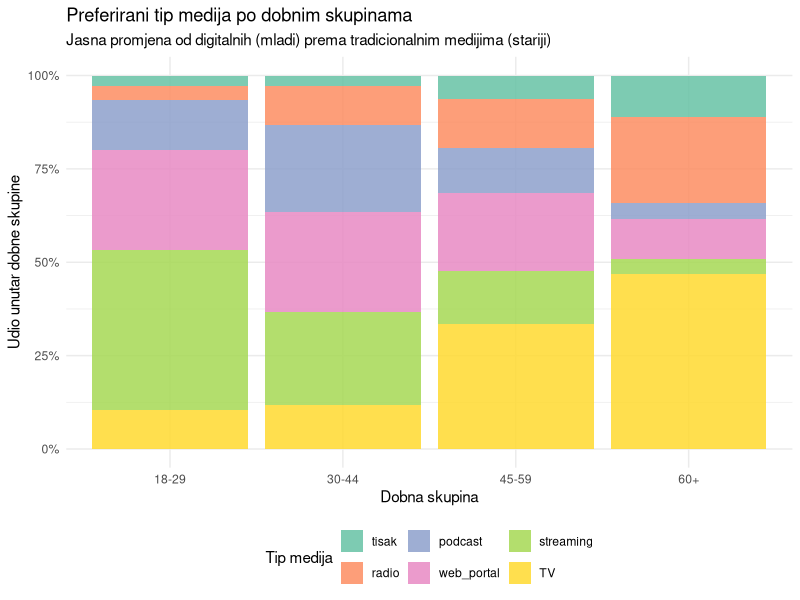
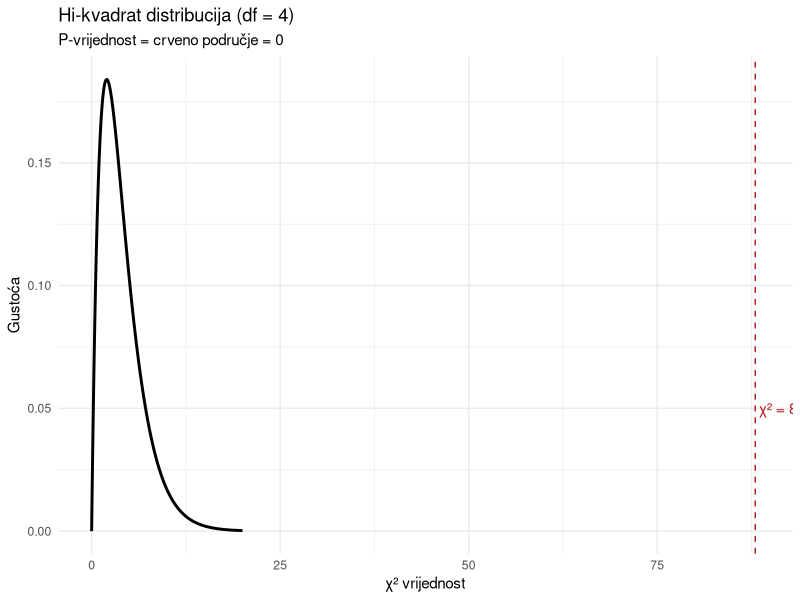
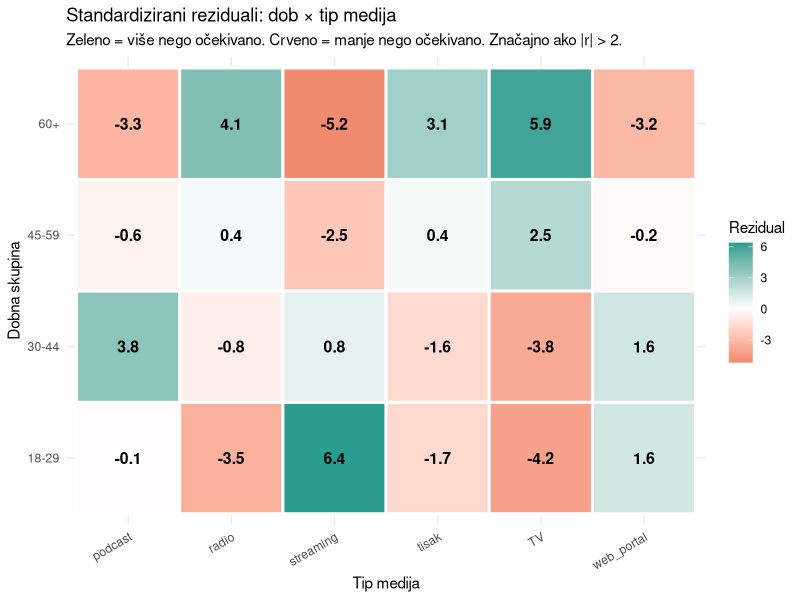
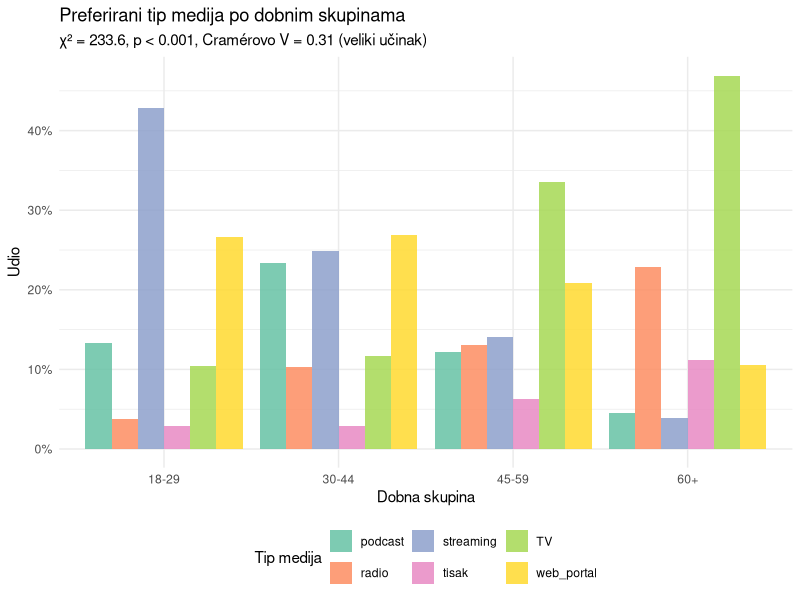
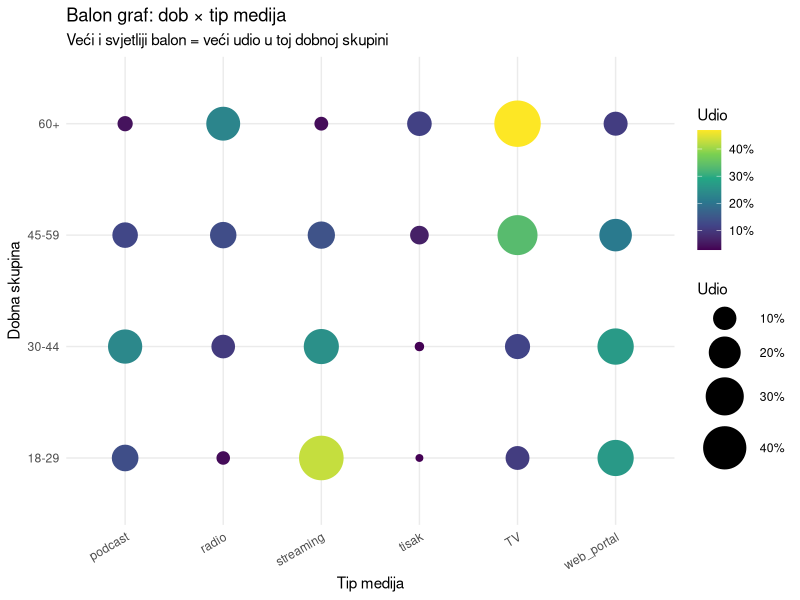
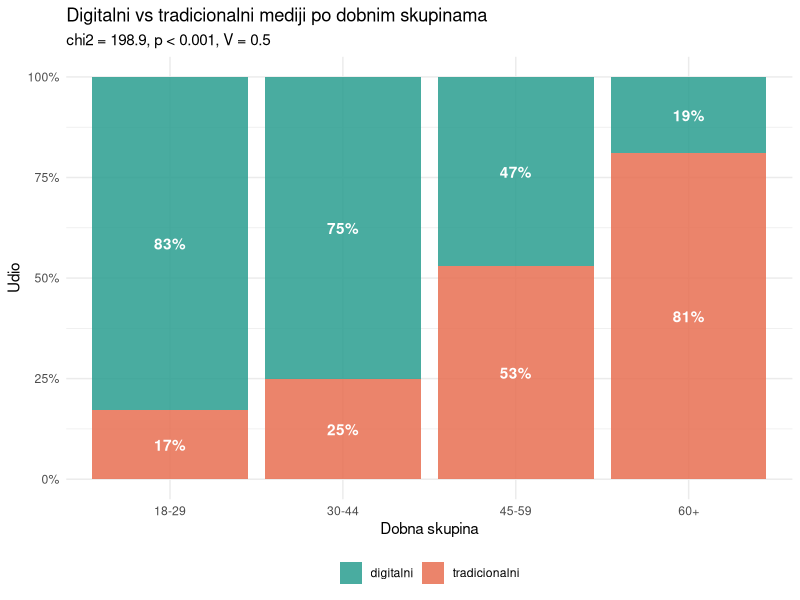
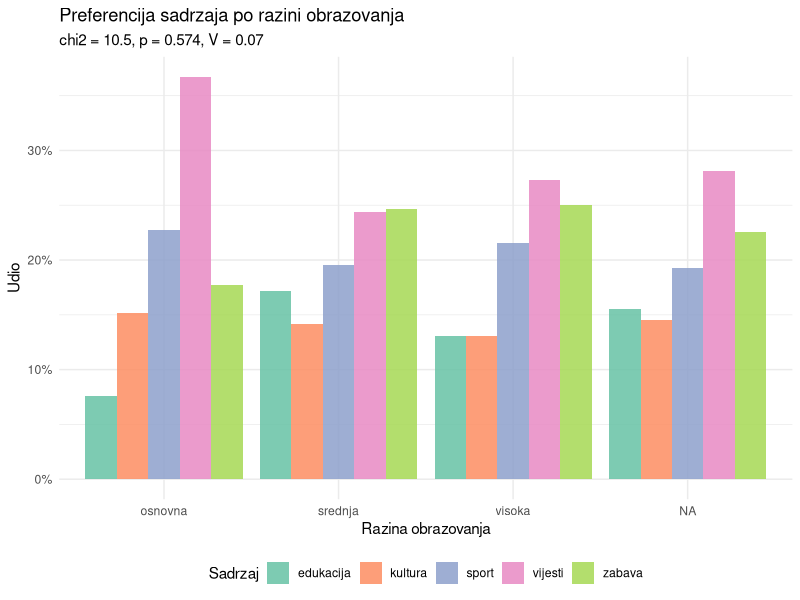

Generate these figures, in order, with R:
## ---- chunk 1
#| label: setup
#| echo: true
#| message: false
#| warning: false

library(tidyverse)
## ---- chunk 2
#| label: ucitavanje
#| echo: true
#| message: false
#| warning: false

survey <- read_csv("../resources/datasets/media_survey_chi2.csv")
glimpse(survey)
## ---- chunk 3
#| label: pregled
#| echo: true
#| message: false
#| warning: false

# Distribucija ključnih varijabli
survey |> count(age_group, sort = TRUE)
survey |> count(media_type, sort = TRUE)
## ---- chunk 4
#| label: kontingencijska-tablica
#| echo: true
#| message: false
#| warning: false

# Kontingencijska tablica: dob × tip medija
kont_tablica <- table(survey$age_group, survey$media_type)
kont_tablica
## ---- chunk 5
#| label: kont-proporcije
#| echo: true
#| message: false
#| warning: false

# Proporcije po retku (svaka dobna skupina = 100%)
round(prop.table(kont_tablica, margin = 1) * 100, 1)
## ---- chunk 6
#| label: kont-vizualizacija
#| echo: true
#| message: false
#| warning: false
#| fig-width: 9
#| fig-height: 5

survey |>
  count(age_group, media_type) |>
  group_by(age_group) |>
  mutate(udio = n / sum(n)) |>
  ungroup() |>
  mutate(media_type = fct_reorder(media_type, udio, .fun = sum)) |>
  ggplot(aes(x = age_group, y = udio, fill = media_type)) +
  geom_col(position = "fill", alpha = 0.85) +
  scale_y_continuous(labels = scales::label_percent()) +
  scale_fill_brewer(palette = "Set2") +
  labs(
    title = "Preferirani tip medija po dobnim skupinama",
    subtitle = "Jasna promjena od digitalnih (mladi) prema tradicionalnim medijima (stariji)",
    x = "Dobna skupina",
    y = "Udio unutar dobne skupine",
    fill = "Tip medija"
  ) +
  theme_minimal() +
  theme(legend.position = "bottom")
## ---- chunk 7
#| label: gof-opazene
#| echo: true
#| message: false
#| warning: false

# Opažene frekvencije
opazene <- survey |> count(region) |> arrange(desc(n))
opazene
## ---- chunk 8
#| label: gof-test
#| echo: true
#| message: false
#| warning: false

# Hi-kvadrat test za dobrotu prilagodbe
# H₀: sve regije imaju jednaki udio (20% svaka)
gof_test <- chisq.test(opazene$n)
gof_test
## ---- chunk 9
#| label: gof-rucno
#| echo: true
#| message: false
#| warning: false

n_total <- nrow(survey)
n_kategorija <- 5

# Pod H₀ (uniformna distribucija), svaka regija ima n/5 ispitanika
ocekivane <- rep(n_total / n_kategorija, n_kategorija)

tibble(
  regija = opazene$region,
  O = opazene$n,
  E = ocekivane,
  razlika = O - E,
  doprinos_chi2 = round((O - E)^2 / E, 2)
) |>
  bind_rows(tibble(
    regija = "UKUPNO",
    O = sum(opazene$n),
    E = sum(ocekivane),
    razlika = 0,
    doprinos_chi2 = round(sum((opazene$n - ocekivane)^2 / ocekivane), 2)
  ))
## ---- chunk 10
#| label: gof-distribucija
#| echo: true
#| message: false
#| warning: false
#| fig-width: 8
#| fig-height: 5

# Vizualizacija: hi-kvadrat distribucija
df_gof <- n_kategorija - 1  # stupnjevi slobode = broj kategorija - 1

x_vals <- seq(0, 20, length.out = 300)

chi_data <- tibble(x = x_vals, density = dchisq(x_vals, df = df_gof))

ggplot(chi_data, aes(x = x, y = density)) +
  geom_line(linewidth = 1) +
  geom_area(data = chi_data |> filter(x >= gof_test$statistic), fill = "firebrick", alpha = 0.4) +
  geom_vline(xintercept = gof_test$statistic, color = "firebrick", linetype = "dashed") +
  annotate("text", x = gof_test$statistic + 0.5, y = 0.05,
           label = paste0("χ² = ", round(gof_test$statistic, 2)), 
           color = "firebrick", hjust = 0) +
  labs(
    title = "Hi-kvadrat distribucija (df = 4)",
    subtitle = paste0("P-vrijednost = crveno područje = ", round(gof_test$p.value, 4)),
    x = "χ² vrijednost",
    y = "Gustoća"
  ) +
  theme_minimal()
## ---- chunk 11
#| label: gof-poznate-proporcije
#| echo: true
#| message: false
#| warning: false

# Populacijski udjeli regija (fiktivni, ali bazirani na stvarnim omjerima)
pop_udjeli <- c(
  "Dalmacija" = 0.20, 
  "Primorje" = 0.14, 
  "Sjeverozapad" = 0.18, 
  "Slavonija" = 0.18, 
  "Zagreb" = 0.30
)

# Opaženi poredak mora odgovarati poretku proporcija
opazene_sortirane <- survey |> 
  count(region) |> 
  arrange(region)

gof_pop <- chisq.test(opazene_sortirane$n, p = pop_udjeli)
gof_pop
## ---- chunk 12
#| label: nezavisnost-test
#| echo: true
#| message: false
#| warning: false

chi2_test <- chisq.test(kont_tablica)
chi2_test
## ---- chunk 13
#| label: ocekivane
#| echo: true
#| message: false
#| warning: false

# Očekivane frekvencije
round(chi2_test$expected, 1)
## ---- chunk 14
#| label: opazene-vs-ocekivane
#| echo: true
#| message: false
#| warning: false

# Usporedba: opažene vs očekivane
cat("OPAŽENE frekvencije:\n")
kont_tablica
cat("\nOČEKIVANE frekvencije (pod H₀: nema veze):\n")
round(chi2_test$expected, 1)
## ---- chunk 15
#| label: provjera-pretpostavki
#| echo: true
#| message: false
#| warning: false

# Provjera: ima li očekivanih frekvencija < 5?
min_expected <- min(chi2_test$expected)
cat("Najmanja očekivana frekvencija:", round(min_expected, 1), "\n")
cat("Sve ≥ 5:", min_expected >= 5, "\n")
## ---- chunk 16
#| label: reziduali
#| echo: true
#| message: false
#| warning: false

round(chi2_test$residuals, 2)
## ---- chunk 17
#| label: reziduali-vizualizacija
#| echo: true
#| message: false
#| warning: false
#| fig-width: 9
#| fig-height: 6

# Vizualizacija standardiziranih reziduala
as.data.frame(chi2_test$residuals) |>
  as_tibble() |>
  rename(age_group = Var1, media_type = Var2, residual = Freq) |>
  ggplot(aes(x = media_type, y = age_group, fill = residual)) +
  geom_tile(color = "white", linewidth = 1) +
  geom_text(aes(label = round(residual, 1)), size = 4, fontface = "bold") +
  scale_fill_gradient2(low = "#e76f51", mid = "white", high = "#2a9d8f", midpoint = 0) +
  labs(
    title = "Standardizirani reziduali: dob × tip medija",
    subtitle = "Zeleno = više nego očekivano. Crveno = manje nego očekivano. Značajno ako |r| > 2.",
    x = "Tip medija",
    y = "Dobna skupina",
    fill = "Rezidual"
  ) +
  theme_minimal() +
  theme(axis.text.x = element_text(angle = 30, hjust = 1))
## ---- chunk 18
#| label: cramer-v
#| echo: true
#| message: false
#| warning: false

chi2_val <- chi2_test$statistic
n_obs <- sum(kont_tablica)
k <- min(nrow(kont_tablica), ncol(kont_tablica))

cramer_v <- sqrt(chi2_val / (n_obs * (k - 1)))

cat("χ² =", round(chi2_val, 2), "\n")
cat("n =", n_obs, "\n")
cat("k =", k, "(minimum redova/stupaca)\n")
cat("Cramérovo V =", round(cramer_v, 3), "\n")
## ---- chunk 19
#| label: cramer-smjernice
#| echo: true
#| message: false
#| warning: false

tribble(
  ~V, ~interpretacija,
  "0.06", "Mali učinak",
  "0.17", "Srednji učinak",
  "0.29", "Veliki učinak"
)
## ---- chunk 20
#| label: mozaik-ggplot
#| echo: true
#| message: false
#| warning: false
#| fig-width: 9
#| fig-height: 6

# Grupani stupčasti graf (najprikladniji za prezentaciju)
survey |>
  count(age_group, media_type) |>
  group_by(age_group) |>
  mutate(udio = n / sum(n)) |>
  ungroup() |>
  ggplot(aes(x = age_group, y = udio, fill = media_type)) +
  geom_col(position = "dodge", alpha = 0.85) +
  scale_y_continuous(labels = scales::label_percent()) +
  scale_fill_brewer(palette = "Set2") +
  labs(
    title = "Preferirani tip medija po dobnim skupinama",
    subtitle = paste0("χ² = ", round(chi2_val, 1), ", p < 0.001, Cramérovo V = ", 
                      round(cramer_v, 2), " (veliki učinak)"),
    x = "Dobna skupina",
    y = "Udio",
    fill = "Tip medija"
  ) +
  theme_minimal() +
  theme(legend.position = "bottom")
## ---- chunk 21
#| label: balon-graf
#| echo: true
#| message: false
#| warning: false
#| fig-width: 9
#| fig-height: 6

# Balon graf (dobra alternativa za kontingencijske tablice)
survey |>
  count(age_group, media_type) |>
  group_by(age_group) |>
  mutate(udio = n / sum(n)) |>
  ungroup() |>
  ggplot(aes(x = media_type, y = age_group, size = udio, color = udio)) +
  geom_point() +
  scale_size_continuous(range = c(2, 15), labels = scales::label_percent()) +
  scale_color_viridis_c(option = "D", labels = scales::label_percent()) +
  labs(
    title = "Balon graf: dob × tip medija",
    subtitle = "Veći i svjetliji balon = veći udio u toj dobnoj skupini",
    x = "Tip medija",
    y = "Dobna skupina",
    size = "Udio", color = "Udio"
  ) +
  theme_minimal() +
  theme(axis.text.x = element_text(angle = 30, hjust = 1))
## ---- chunk 22
#| label: primjer-spol-sadrzaj
#| echo: true
#| message: false
#| warning: false

# Primjer: postoji li veza između spola i preferencije sadržaja?
tablica_spol <- table(survey$gender, survey$content_preference)

# Korak 2: kontingencijska tablica
tablica_spol

# Korak 3: provjera
chi_spol <- chisq.test(tablica_spol)
cat("\nNajmanja očekivana frekvencija:", round(min(chi_spol$expected), 1), "\n")

# Korak 4: test
chi_spol

# Korak 5: Cramérovo V
v_spol <- sqrt(chi_spol$statistic / (sum(tablica_spol) * (min(dim(tablica_spol)) - 1)))
cat("Cramérovo V:", round(v_spol, 3), "\n")

# Korak 6: reziduali
cat("\nStandardizirani reziduali:\n")
round(chi_spol$residuals, 2)
## ---- chunk 23
#| label: fisher-primjer
#| echo: true
#| message: false
#| warning: false

# Mali uzorak: 40 kampanja, 2 x 2 tablica
set.seed(42)

kampanje <- tibble(
  cta_tip = c(rep("direktni", 20), rep("indirektni", 20)),
  konverzija = c(
    sample(c("da", "ne"), 20, replace = TRUE, prob = c(0.45, 0.55)),
    sample(c("da", "ne"), 20, replace = TRUE, prob = c(0.20, 0.80))
  )
)

tablica_cta <- table(kampanje$cta_tip, kampanje$konverzija)
tablica_cta
## ---- chunk 24
#| label: fisher-ocekivane
#| echo: true
#| message: false
#| warning: false

# Provjera ocekivanih frekvencija
chi_cta <- chisq.test(tablica_cta, correct = FALSE)
chi_cta$expected
## ---- chunk 25
#| label: fisher-test
#| echo: true
#| message: false
#| warning: false

# Fisherov egzaktni test
fisher.test(tablica_cta)
## ---- chunk 26
#| label: fisher-usporedba
#| echo: true
#| message: false
#| warning: false

# Usporedba tri pristupa
cat("Hi-kvadrat (bez korekcije):  p =", round(chi_cta$p.value, 4), "\n")
cat("Hi-kvadrat (Yates korekcija): p =", round(chisq.test(tablica_cta)$p.value, 4), "\n")
cat("Fisherov egzaktni test:       p =", round(fisher.test(tablica_cta)$p.value, 4), "\n")
## ---- chunk 27
#| label: odds-ratio
#| echo: true
#| message: false
#| warning: false

fisher_rez <- fisher.test(tablica_cta)

cat("Odds ratio:", round(fisher_rez$estimate, 2), "\n")
cat("95% CI: [", round(fisher_rez$conf.int[1], 2), ",", round(fisher_rez$conf.int[2], 2), "]\n")
## ---- chunk 28
#| label: spajanje-kategorija
#| echo: true
#| message: false
#| warning: false

survey <- read_csv("../resources/datasets/media_survey_chi2.csv")

# Originalna tablica: media_type ima 6 kategorija, neke male
table(survey$media_type)

# Spajanje: digitalni (streaming + web_portal + podcast) vs tradicionalni (TV + radio + tisak)
survey <- survey |>
  mutate(media_grupa = if_else(
    media_type %in% c("streaming", "web_portal", "podcast"),
    "digitalni",
    "tradicionalni"
  ))

# Nova tablica: 4 x 2 (preglednija i s vecim frekvencijama)
table(survey$age_group, survey$media_grupa)
## ---- chunk 29
#| label: spajanje-test
#| echo: true
#| message: false
#| warning: false

chi_grupa <- chisq.test(table(survey$age_group, survey$media_grupa))
chi_grupa

# Cramerovo V za 4 x 2 tablicu
v_grupa <- sqrt(chi_grupa$statistic / (nrow(survey) * (min(4, 2) - 1)))
cat("\nCramerovo V:", round(v_grupa, 3), "\n")
## ---- chunk 30
#| label: spajanje-vizualizacija
#| echo: true
#| message: false
#| warning: false
#| fig-width: 8
#| fig-height: 5

survey |>
  count(age_group, media_grupa) |>
  group_by(age_group) |>
  mutate(udio = n / sum(n)) |>
  ungroup() |>
  ggplot(aes(x = age_group, y = udio, fill = media_grupa)) +
  geom_col(alpha = 0.85) +
  scale_y_continuous(labels = scales::label_percent()) +
  scale_fill_manual(values = c("digitalni" = "#2a9d8f", "tradicionalni" = "#e76f51")) +
  geom_text(aes(label = paste0(round(udio * 100), "%")), 
            position = position_stack(vjust = 0.5), color = "white", fontface = "bold") +
  labs(
    title = "Digitalni vs tradicionalni mediji po dobnim skupinama",
    subtitle = paste0("chi2 = ", round(chi_grupa$statistic, 1), ", p < 0.001, V = ", 
                      round(v_grupa, 2)),
    x = "Dobna skupina",
    y = "Udio",
    fill = NULL
  ) +
  theme_minimal() +
  theme(legend.position = "bottom")
## ---- chunk 31
#| label: stratifikacija
#| echo: true
#| message: false
#| warning: false

# Zadovoljstvo kategorizirano: nisko (1-2), srednje (3), visoko (4-5)
survey <- survey |>
  mutate(satisfaction_cat = case_when(
    satisfaction <= 2 ~ "nisko",
    satisfaction == 3 ~ "srednje",
    satisfaction >= 4 ~ "visoko"
  ))

# Hi-kvadrat test po dobnim skupinama
survey |>
  group_by(age_group) |>
  summarise(
    n = n(),
    chi2 = chisq.test(table(media_grupa, satisfaction_cat))$statistic,
    p = chisq.test(table(media_grupa, satisfaction_cat))$p.value,
    V = {
      tab <- table(media_grupa, satisfaction_cat)
      sqrt(chisq.test(tab)$statistic / (n() * (min(dim(tab)) - 1)))
    },
    .groups = "drop"
  ) |>
  mutate(
    chi2 = round(chi2, 2),
    p = round(p, 4),
    V = round(V, 3),
    znacajno = p < 0.05
  )
## ---- chunk 32
#| label: simpson-demo
#| echo: true
#| message: false
#| warning: false

# Konstruirani primjer: dva portala, CTR po tipu uredaja
simpson <- tribble(
  ~portal, ~uredaj, ~klikovi, ~prikazi,
  "Portal A", "mobitel",  80, 1000,
  "Portal A", "desktop", 180,  500,
  "Portal B", "mobitel",  30,  500,
  "Portal B", "desktop",  80,  200
) |>
  mutate(ctr = round(klikovi / prikazi * 100, 1))

# Ukupni CTR
simpson |>
  group_by(portal) |>
  summarise(
    ukupno_klikovi = sum(klikovi),
    ukupno_prikazi = sum(prikazi),
    ukupni_ctr = round(ukupno_klikovi / ukupno_prikazi * 100, 1),
    .groups = "drop"
  )
## ---- chunk 33
#| label: simpson-po-uredaju
#| echo: true
#| message: false
#| warning: false

# CTR po uredaju
simpson |>
  select(portal, uredaj, ctr, prikazi)
## ---- chunk 34
#| label: mcnemar-podaci
#| echo: true
#| message: false
#| warning: false

set.seed(42)

# Simulacija: pomak prema onlineu kroz semestar
n_mc <- 200
prije <- sample(c("online", "tisak"), n_mc, replace = TRUE, prob = c(0.55, 0.45))

# Poslije: neki presli na online, malo ih preslo na tisak
poslije <- prije
promijenili <- sample(1:n_mc, 40)
for (i in promijenili[1:30]) poslije[i] <- "online"
for (i in promijenili[31:40]) poslije[i] <- "tisak"

mc_tablica <- table(Prije = prije, Poslije = poslije)
mc_tablica
## ---- chunk 35
#| label: mcnemar-test
#| echo: true
#| message: false
#| warning: false

mcnemar.test(mc_tablica)
## ---- chunk 36
#| label: mcnemar-detalji
#| echo: true
#| message: false
#| warning: false

# Koliko je preslo u kojem smjeru?
tisak_na_online <- mc_tablica["tisak", "online"]
online_na_tisak <- mc_tablica["online", "tisak"]

cat("Presli tisak na online:", tisak_na_online, "\n")
cat("Presli online na tisak:", online_na_tisak, "\n")
cat("Neto pomak prema onlineu:", tisak_na_online - online_na_tisak, "\n")
## ---- chunk 37
#| label: analiza-q1
#| echo: true
#| message: false
#| warning: false
#| fig-width: 9
#| fig-height: 5

# Pitanje 1: Dob x tip medija (detaljno, svih 6 tipova)
tab1 <- table(survey$age_group, survey$media_type)
test_q1 <- chisq.test(tab1)
v1 <- sqrt(test_q1$statistic / (sum(tab1) * (min(dim(tab1)) - 1)))

cat("=== PITANJE 1: Dob x Tip medija ===\n")
cat("chi2(", (nrow(tab1)-1)*(ncol(tab1)-1), ") = ", round(test_q1$statistic, 1),
    ", p < 0.001, V = ", round(v1, 2), "\n", sep = "")
cat("Interpretacija: Jaka veza. Mladi preferiraju streaming i portale,\n")
cat("stariji TV i radio.\n\n")

# Koji reziduali su najjaci?
rez_df <- as.data.frame(test_q1$residuals) |>
  as_tibble() |>
  rename(age = Var1, media = Var2, r = Freq) |>
  filter(abs(r) > 2) |>
  arrange(desc(abs(r)))

cat("Celije s |rezidual| > 2:\n")
rez_df |>
  mutate(r = round(r, 1), smjer = if_else(r > 0, "VISE nego ocekivano", "MANJE nego ocekivano")) |>
  print(n = 20)
## ---- chunk 38
#| label: analiza-q2
#| echo: true
#| message: false
#| warning: false

# Pitanje 2: Regija x tip medija (digitalni vs tradicionalni)
tab2 <- table(survey$region, survey$media_grupa)
test_q2 <- chisq.test(tab2)
v2 <- sqrt(test_q2$statistic / (sum(tab2) * (min(dim(tab2)) - 1)))

cat("=== PITANJE 2: Regija x Digitalni/Tradicionalni ===\n")
cat("chi2(", (nrow(tab2)-1)*(ncol(tab2)-1), ") = ", round(test_q2$statistic, 2),
    ", p = ", round(test_q2$p.value, 4), ", V = ", round(v2, 3), "\n", sep = "")
cat("Interpretacija:", if_else(test_q2$p.value < 0.05,
    "Postoji znacajna razlika medju regijama.",
    "Nema znacajne razlike medju regijama."), "\n\n")

# Proporcije digitalnih po regiji
survey |>
  group_by(region) |>
  summarise(
    n = n(),
    udio_digitalni = round(mean(media_grupa == "digitalni") * 100, 1),
    .groups = "drop"
  ) |>
  arrange(desc(udio_digitalni))
## ---- chunk 39
#| label: analiza-q3
#| echo: true
#| message: false
#| warning: false
#| fig-width: 9
#| fig-height: 6

# Pitanje 3: Obrazovanje x preferencija sadrzaja
tab3 <- table(survey$education, survey$content_preference)
chi3 <- chisq.test(tab3)
v3 <- sqrt(chi3$statistic / (sum(tab3) * (min(dim(tab3)) - 1)))

cat("=== PITANJE 3: Obrazovanje x Preferencija sadrzaja ===\n")
cat("chi2(", (nrow(tab3)-1)*(ncol(tab3)-1), ") = ", round(chi3$statistic, 2), 
    ", p = ", round(chi3$p.value, 4), ", V = ", round(v3, 3), "\n", sep = "")
cat("Interpretacija:", if_else(chi3$p.value < 0.05, 
    "Postoji znacajna veza.", 
    "Nema znacajne veze."), "\n")

# Vizualizacija
survey |>
  mutate(education = factor(education, levels = c("osnovna", "srednja", "visa", "visoka"))) |>
  count(education, content_preference) |>
  group_by(education) |>
  mutate(udio = n / sum(n)) |>
  ungroup() |>
  ggplot(aes(x = education, y = udio, fill = content_preference)) +
  geom_col(position = "dodge", alpha = 0.85) +
  scale_y_continuous(labels = scales::label_percent()) +
  scale_fill_brewer(palette = "Set2") +
  labs(
    title = "Preferencija sadrzaja po razini obrazovanja",
    subtitle = paste0("chi2 = ", round(chi3$statistic, 1), ", p = ", round(chi3$p.value, 3), 
                      ", V = ", round(v3, 2)),
    x = "Razina obrazovanja",
    y = "Udio",
    fill = "Sadrzaj"
  ) +
  theme_minimal() +
  theme(legend.position = "bottom")
## ---- chunk 40
#| label: analiza-sazetak
#| echo: true
#| message: false
#| warning: false

# Sazetak svih testova
cat("================================================\n")
cat("   SAZETAK ANALIZE KATEGORICKIH PODATAKA\n")
cat("================================================\n\n")

tibble(
  pitanje = c("Dob x Tip medija", "Regija x Dig./Trad.", "Obrazovanje x Sadrzaj"),
  chi2 = round(c(test_q1$statistic, test_q2$statistic, chi3$statistic), 1),
  df = c((nrow(tab1)-1)*(ncol(tab1)-1), (nrow(tab2)-1)*(ncol(tab2)-1), (nrow(tab3)-1)*(ncol(tab3)-1)),
  p = c(format(test_q1$p.value, scientific = TRUE, digits = 2),
        round(test_q2$p.value, 4), round(chi3$p.value, 4)),
  V = round(c(v1, v2, v3), 3),
  velicina = c(
    if_else(v1 > 0.29, "veliki", if_else(v1 > 0.17, "srednji", "mali")),
    if_else(v2 > 0.29, "veliki", if_else(v2 > 0.17, "srednji", "mali")),
    if_else(v3 > 0.29, "veliki", if_else(v3 > 0.17, "srednji", "mali"))
  )
)
## ---- chunk 41
#| label: pogreska-postoci
#| echo: true
#| message: false
#| warning: false

# KRIVO: postoci
cat("KRIVO (postoci):\n")
chisq.test(c(0.30, 0.20, 0.50))

cat("\nISPRAVNO (frekvencije):\n")
chisq.test(c(30, 20, 50))
## ---- chunk 42
#| label: visestruko-chi
#| echo: true
#| message: false
#| warning: false

# Testiramo sve parove kategorickih varijabli
parovi <- list(
  c("age_group", "media_type"),
  c("age_group", "content_preference"),
  c("age_group", "media_grupa"),
  c("gender", "media_type"),
  c("gender", "content_preference"),
  c("education", "media_type"),
  c("education", "content_preference"),
  c("region", "media_grupa")
)

multi_chi <- map_df(parovi, \(par) {
  tab <- table(survey[[par[1]]], survey[[par[2]]])
  test <- chisq.test(tab)
  tibble(
    var1 = par[1],
    var2 = par[2],
    chi2 = round(test$statistic, 1),
    p = test$p.value
  )
}) |>
  mutate(
    p_adj = p.adjust(p, method = "BH"),
    znacajno_orig = p < 0.05,
    znacajno_adj = p_adj < 0.05
  ) |>
  arrange(p)

multi_chi |>
  mutate(p = format(p, scientific = TRUE, digits = 2),
         p_adj = format(p_adj, scientific = TRUE, digits = 2))
## ---- chunk 43
#| label: chi-funkcija
#| echo: true
#| message: false
#| warning: false

chi_izvjestaj <- function(data, var1, var2) {
  tab <- table(data[[var1]], data[[var2]])
  test <- chisq.test(tab)
  v <- sqrt(test$statistic / (sum(tab) * (min(dim(tab)) - 1)))
  min_exp <- min(test$expected)
  
  cat("======================================\n")
  cat(var1, "x", var2, "\n")
  cat("======================================\n")
  cat("Dimenzije tablice:", nrow(tab), "x", ncol(tab), "\n")
  cat("Najm. ocekivana frekvencija:", round(min_exp, 1), "\n")
  
  if (min_exp < 5) {
    cat("Ocekivane frekvencije < 5. Koristim Fisherov test.\n")
    fisher <- fisher.test(tab, simulate.p.value = TRUE)
    cat("P-vrijednost (Fisher):", round(fisher$p.value, 4), "\n")
  } else {
    cat("chi2(", (nrow(tab)-1)*(ncol(tab)-1), ") = ", 
        round(test$statistic, 2), "\n", sep = "")
    cat("P-vrijednost:", format(test$p.value, scientific = TRUE, digits = 3), "\n")
  }
  
  cat("Cramerovo V:", round(v, 3), "\n")
  cat("Odluka:", if_else(test$p.value < 0.05, 
    "Postoji statisticki znacajna veza.", 
    "Nema statisticki znacajne veze."), "\n\n")
  
  invisible(list(table = tab, test = test, V = v))
}

# Primjeri koristenja
chi_izvjestaj(survey, "age_group", "media_type")
chi_izvjestaj(survey, "gender", "content_preference")
## ---- chunk 44
#| label: pregled-tablica
#| echo: true
#| message: false
#| warning: false

tribble(
  ~test, ~situacija, ~R_kod,
  "chi2 goodness-of-fit", "Jedna varijabla vs ocekivana distribucija", "chisq.test(frekvencije, p = proporcije)",
  "chi2 nezavisnosti", "Veza dviju kategorickih varijabli", "chisq.test(table(x, y))",
  "Fisherov egzaktni", "Male ocekivane frekvencije ili mali n", "fisher.test(table(x, y))",
  "McNemarov test", "Uparene kategoricke varijable", "mcnemar.test(table(prije, poslije))"
)
